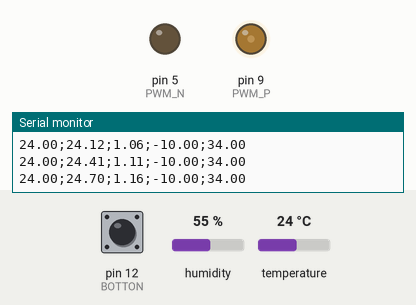
This sketch was run on a simulated Arduino Uno, built with avr-gcc and run on an emulated ATmega328P. Parts: output pins drawn as LEDs (lit = HIGH), the last lines printed to the serial monitor. Inputs (shaded band) come from the test bench; at power-on: pin 12 (BOTTON) HIGH, temperature 24 °C, humidity 55 %.

Above: at 1.2 s.
1.3 s: pin 12 (BOTTON) pulled LOW for 0.15 s
At 1.38 s:
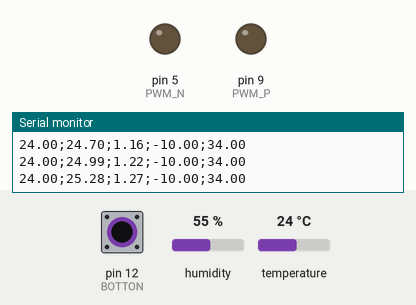
4.8 s: temperature set to 33 °C
At 9.56 s:
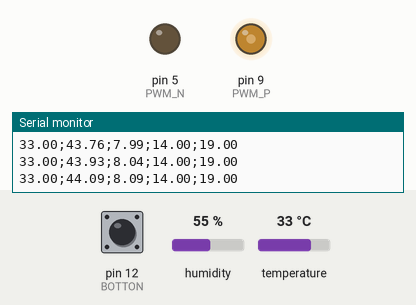
10.8 s: temperature set to 12 °C
14.3 s: temperature set to 41 °C
At 18.72 s:
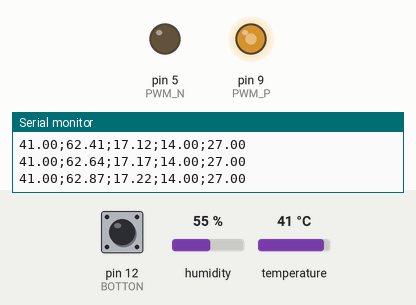
20.3 s: pin 12 (BOTTON) pulled LOW for 1 s
Timing chart, 0 to 27.9 s (numbered marks = the images above; inputs shaded):
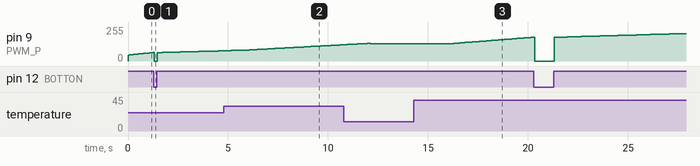

The sketch:

ponth_Temp_control.ino
```cpp
#define PWM_N                      5    //Pino do arduino que será ligado o BTS7960
#define PWM_P                      9    //Pino do arduino que será ligado o BTS7960
#define BOTTON                    12
#include <DHT.h> //INCLUSÃO DE BIBLIOTECA

#define DHTPIN 3 //PINO DIGITAL UTILIZADO PELO DHT22
#define DHTTYPE DHT22 //DEFINE O MODELO DO SENSOR (DHT22 / AM2302)

DHT dht(DHTPIN, DHTTYPE); //PASSA OS PARÂMETROS PARA A FUNÇÃO
float PWM = 0.0;
float PWM_calc = 0.0;
float temp_init = 0.0;
float time_init = 0.0;
float erro = 0.0;
float erro_before = 0.0;
float time_s = 0.0;
float temp = 0.0;
float ref = 0.0;

void setup()
{
    //Configura os pinos de saída
    pinMode(PWM_N, OUTPUT);
    pinMode(PWM_P, OUTPUT);
    pinMode(BOTTON,  INPUT_PULLUP);
    setPwmFrequency(PWM_P, 1);//64
    Serial.begin(2000000);
    dht.begin(); //INICIALIZA A
    Serial.print("V38 - ");
    Serial.println(getFreq());
    Serial.println("temp;PWM_calc;time(s);ref;error");

}
const float ka = 0.0347;
const float kb = 0.02613;


void loop()
{
  time_s = ((millis()/1000.0));
  temp = dht.readTemperature();
  if(digitalRead(BOTTON)){
    ref = temp_init - 10.0;

    erro = temp - ref;
    PWM_calc = (ka*erro) - (kb*erro_before) + PWM ;
    erro_before = erro;
    PWM = constrain(PWM_calc, 18.0,80.0);

    digitalWrite(PWM_N, LOW);
    analogWrite(PWM_P, PWM*255.0/100);
      Serial.print(temp,2);
      Serial.print(";");
      Serial.print(PWM_calc);
      Serial.print(";");
      Serial.print((time_s - time_init));
      Serial.print(";");
      Serial.print(ref);
      Serial.print(";");
      Serial.println(erro);
      while ((millis()/1000.0 - time_s) < 0.05) {}
  }else{
    digitalWrite(PWM_P, LOW);
    digitalWrite(PWM_N, LOW);
    time_init = time_s;
    temp_init = (temp_init + temp)/2.0; // pegar 5 valor
  }


}
```

setPwmFrequency.ino
```cpp
float freq;
void setPwmFrequency(int pin, int divisor) {
  byte mode;
  if(pin == 5 || pin == 6 || pin == 9 || pin == 10) {
    switch(divisor) {
      case 1: mode = 0x01; break;
      case 8: mode = 0x02; break;
      case 64: mode = 0x03; break;
      case 256: mode = 0x04; break;
      case 1024: mode = 0x05; break;
      default: return;
    }
    if(pin == 5 || pin == 6) {
      freq = 62500/divisor;
      TCCR0B = TCCR0B & 0b11111000 | mode;
    } else {
      freq = 31250/divisor;
      TCCR1B = TCCR1B & 0b11111000 | mode;
    }
  } else if(pin == 3 || pin == 11) {
    switch(divisor) {
      case 1: mode = 0x01; break;
      case 8: mode = 0x02; break;
      case 32: mode = 0x03; break;
      case 64: mode = 0x04; break;
      case 128: mode = 0x05; break;
      case 256: mode = 0x06; break;
      case 1024: mode = 0x07; break;
      default: return;
    }
    TCCR2B = TCCR2B & 0b11111000 | mode;
  }
}
float getFreq(){
  return freq;
}
```
